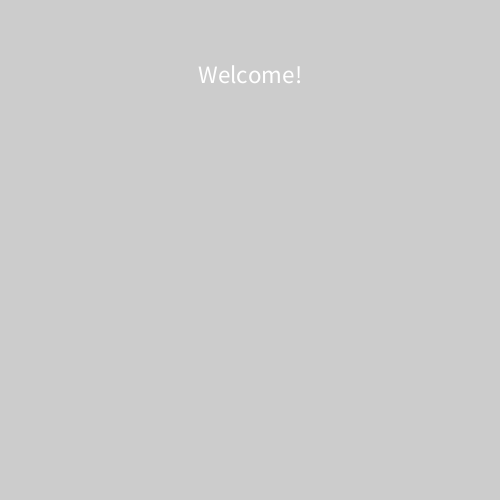
Frame 1 (no input)
Frame 60 (the mouse pressed at the canvas centre just before this capture): identical to frame 1, image omitted
Frame 120 (the mouse held since frame 60 and released just before this capture): identical to frame 1, image omitted

The Processing sketch that drew this single still picture (run headless with seeded random() and noise(); from frame 60 on, the mouse is pressed at the canvas centre):

// Processing sketch: candle
// ── candle.pde
void setup(){
  size(500, 500);
  textAlign(CENTER);
  textSize(25);
  text("Welcome!", width/2, height/6);
  noStroke();
}

void draw(){
  fill(#FFB7B7);
  for(int i = 400; i>200; i--){
    ellipse(width*23, i, 100, 50); 
  }
  
}
